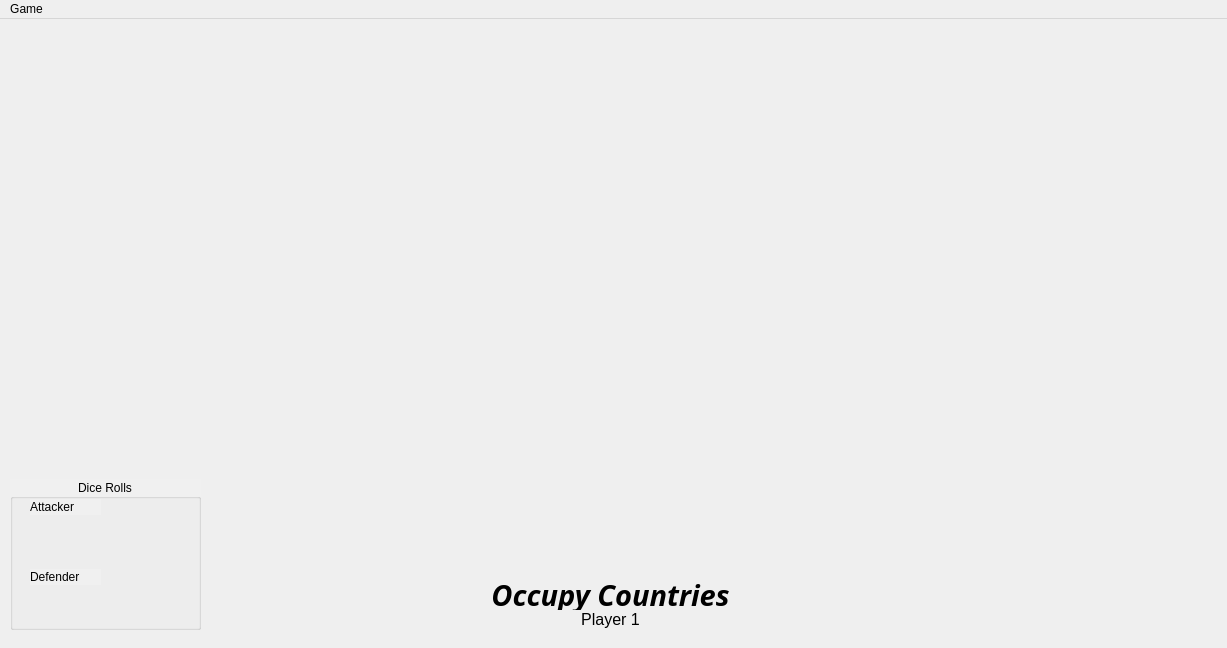
<?xml version="1.0" encoding="UTF-8"?>
<ui version="4.0">
 <class>MainWindow</class>
 <widget class="QMainWindow" name="MainWindow">
  <property name="geometry">
   <rect>
    <x>0</x>
    <y>0</y>
    <width>1227</width>
    <height>648</height>
   </rect>
  </property>
  <property name="windowTitle">
   <string>MainWindow</string>
  </property>
  <widget class="QWidget" name="centralWidget">
   <property name="styleSheet">
    <string notr="true">background-image: url(:/Map/Map/Map.png);</string>
   </property>
   <widget class="QLabel" name="lblPhase">
    <property name="geometry">
     <rect>
      <x>0</x>
      <y>560</y>
      <width>1221</width>
      <height>31</height>
     </rect>
    </property>
    <property name="font">
     <font>
      <family>Cooper Std Black</family>
      <pointsize>22</pointsize>
      <weight>75</weight>
      <italic>true</italic>
      <bold>true</bold>
     </font>
    </property>
    <property name="styleSheet">
     <string notr="true">background-image: url(:/Directions/Neighbors.txt);</string>
    </property>
    <property name="text">
     <string>Occupy Countries</string>
    </property>
    <property name="alignment">
     <set>Qt::AlignCenter</set>
    </property>
   </widget>
   <widget class="QLabel" name="lblPlayer">
    <property name="geometry">
     <rect>
      <x>0</x>
      <y>590</y>
      <width>1221</width>
      <height>20</height>
     </rect>
    </property>
    <property name="font">
     <font>
      <pointsize>12</pointsize>
     </font>
    </property>
    <property name="styleSheet">
     <string notr="true">background-image: url(:/Directions/Neighbors.txt);</string>
    </property>
    <property name="text">
     <string>Player 1</string>
    </property>
    <property name="alignment">
     <set>Qt::AlignCenter</set>
    </property>
   </widget>
   <widget class="QGroupBox" name="gbDice">
    <property name="geometry">
     <rect>
      <x>10</x>
      <y>460</y>
      <width>191</width>
      <height>151</height>
     </rect>
    </property>
    <property name="styleSheet">
     <string notr="true">background-color: rgb(240, 240, 240);
background-image: url(:/Directions/Neighbors.txt);</string>
    </property>
    <property name="title">
     <string>Dice Rolls</string>
    </property>
    <property name="alignment">
     <set>Qt::AlignCenter</set>
    </property>
    <widget class="QLabel" name="lblDiceAtk">
     <property name="geometry">
      <rect>
       <x>20</x>
       <y>20</y>
       <width>71</width>
       <height>16</height>
      </rect>
     </property>
     <property name="text">
      <string>Attacker</string>
     </property>
    </widget>
    <widget class="QLabel" name="lblDiceDef">
     <property name="geometry">
      <rect>
       <x>20</x>
       <y>90</y>
       <width>71</width>
       <height>16</height>
      </rect>
     </property>
     <property name="text">
      <string>Defender</string>
     </property>
    </widget>
   </widget>
  </widget>
  <widget class="QMenuBar" name="menuBar">
   <property name="geometry">
    <rect>
     <x>0</x>
     <y>0</y>
     <width>1227</width>
     <height>21</height>
    </rect>
   </property>
   <widget class="QMenu" name="menuGame">
    <property name="title">
     <string>Game</string>
    </property>
    <addaction name="actionNew_Game"/>
   </widget>
   <addaction name="menuGame"/>
  </widget>
  <action name="actionNew_Game">
   <property name="text">
    <string>New Game</string>
   </property>
  </action>
 </widget>
 <layoutdefault spacing="6" margin="11"/>
 <resources/>
 <connections/>
</ui>
